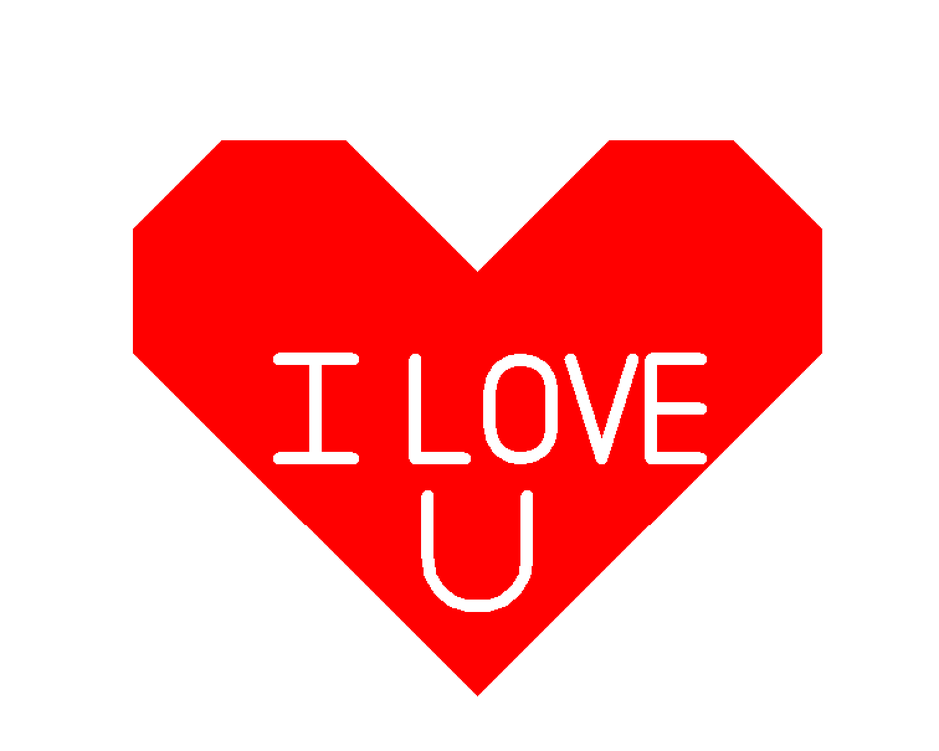
#> input picture 表白.png, 939 x 751 px, shrunk from 1512 x 1210 before the run
$ python '06镜像.py'
#> lines starting #> are read from the running program, lines starting #| are printed output that depends on the picture
from PIL import Image

#加载图片
image1 = Image.open('../表白.png')
#> image1 is the input picture: PIL image 939x751 RGBA; mean R, G, B, A 255, 174.6, 174.6, 255
# image1 = Image.open('../玫瑰.png')

#左右镜像
image_lr=image1.transpose(Image.FLIP_LEFT_RIGHT) #左右反转
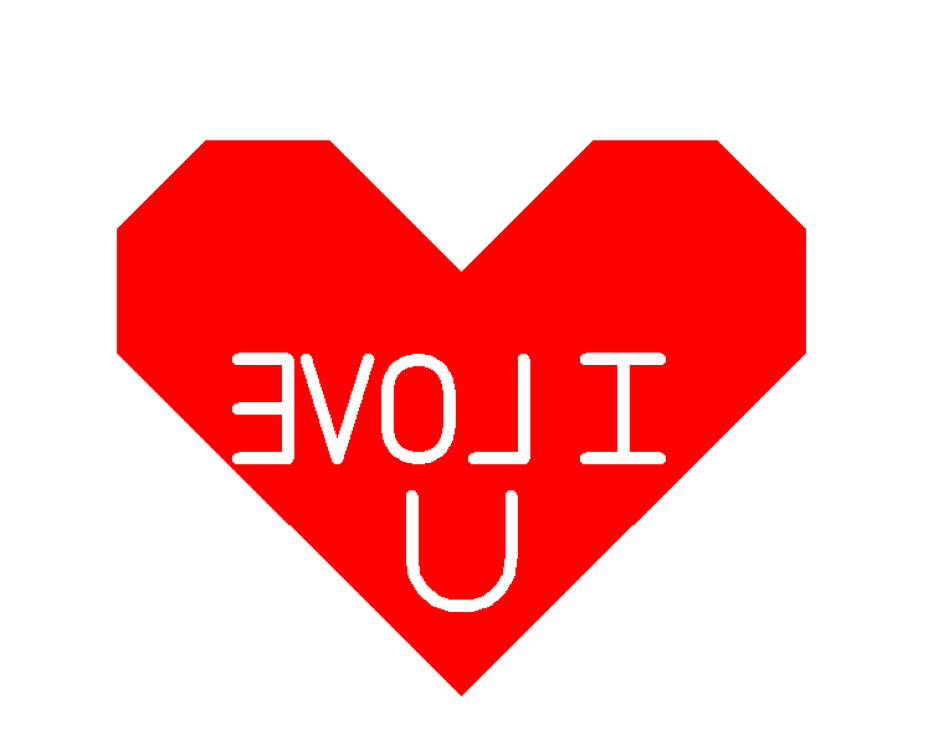
#> image_lr: PIL image 939x751 RGBA; mean R, G, B, A 255, 174.6, 174.6, 255
image_lr.show()
# [7 lines of commented-out code are left out]


image_lr_tb=image_lr.transpose(Image.FLIP_TOP_BOTTOM)
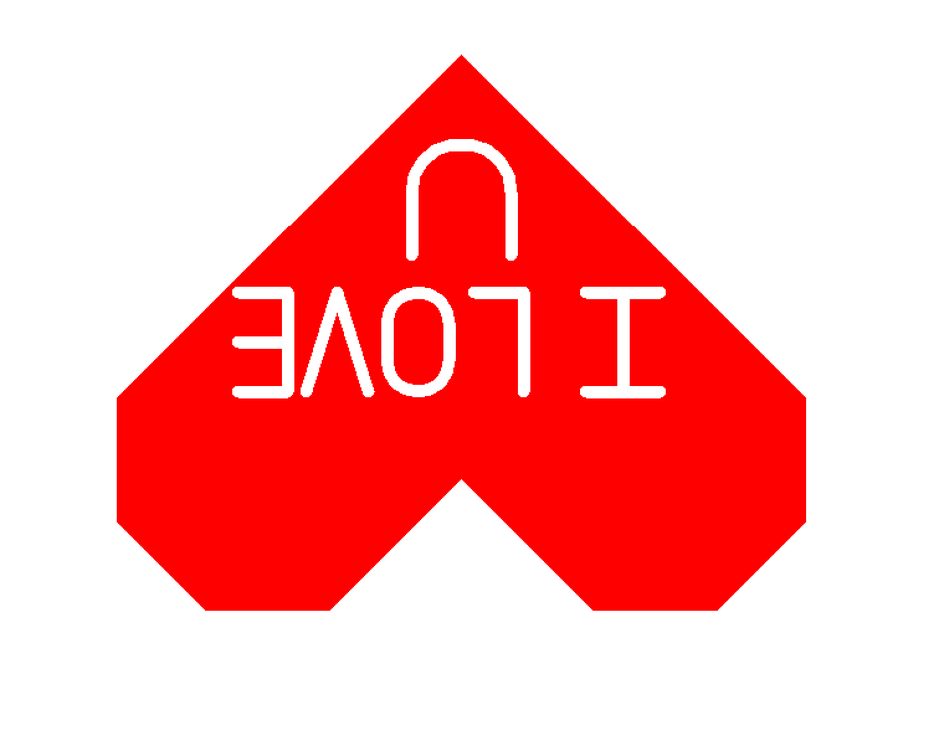
#> image_lr_tb: PIL image 939x751 RGBA; mean R, G, B, A 255, 174.6, 174.6, 255
image_lr_tb.show()

$ run again, with 玫瑰.png copied over 表白.png
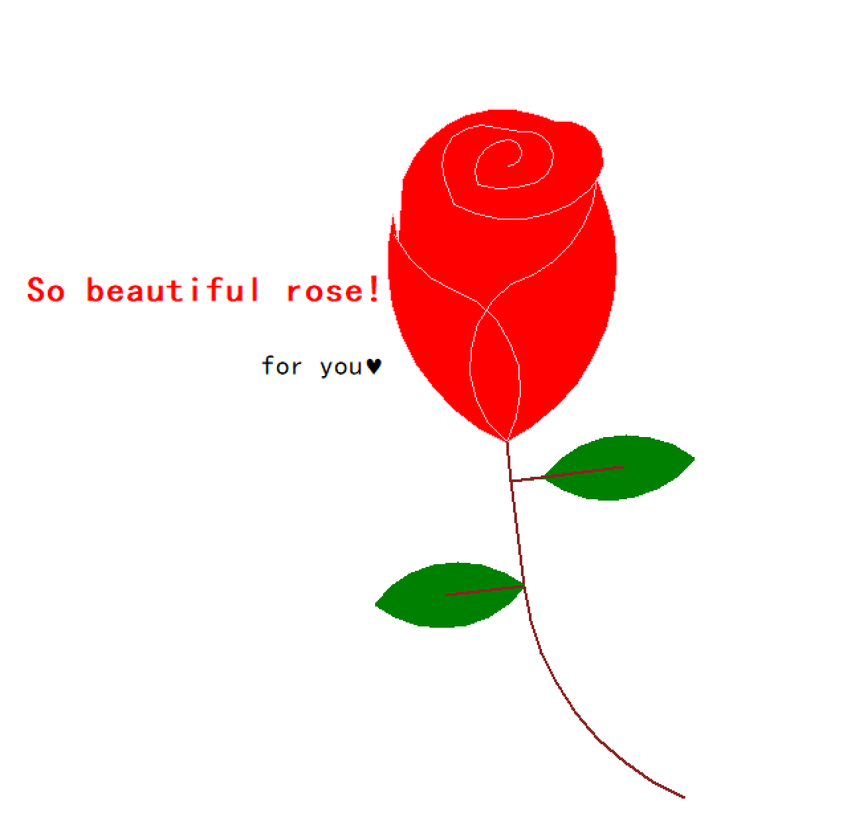
#> input picture 玫瑰.png, 847 x 833 px, shrunk from 1278 x 1258 before the run
#> image1 is the input picture: PIL image 847x833 RGBA; mean R, G, B, A 249.8, 230.5, 228.2, 255
#> `image_lr=image1.transpose(Image.FLIP_LEFT_RIGHT)`:
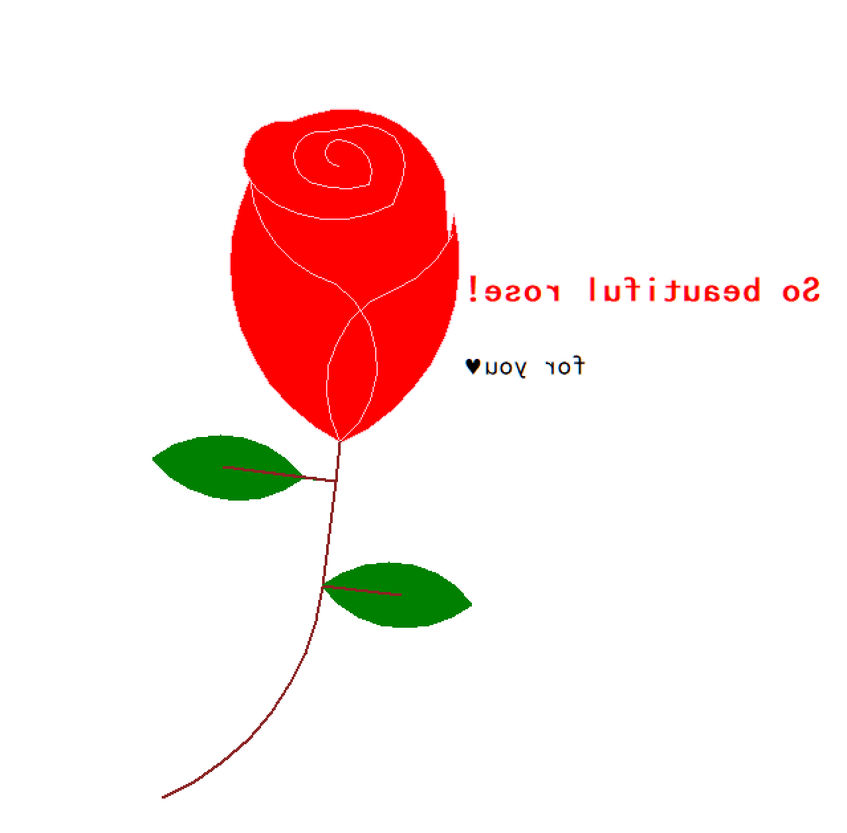
#> image_lr: PIL image 847x833 RGBA; mean R, G, B, A 249.8, 230.5, 228.2, 255
#> `image_lr_tb=image_lr.transpose(Image.FLIP_TOP_BOTTOM)`:
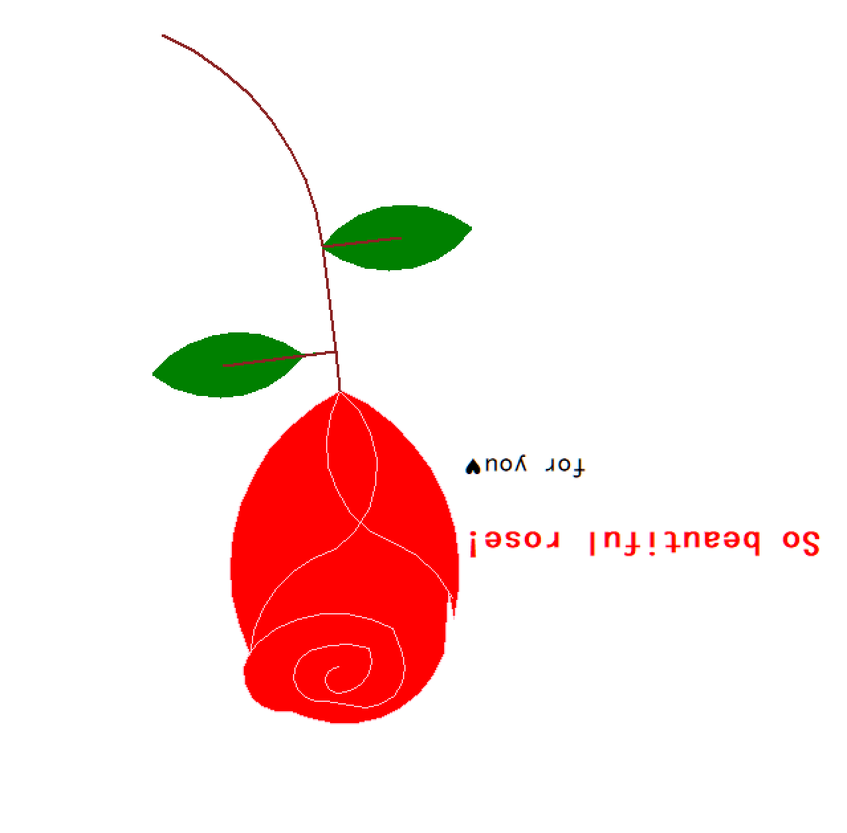
#> image_lr_tb: PIL image 847x833 RGBA; mean R, G, B, A 249.8, 230.5, 228.2, 255
